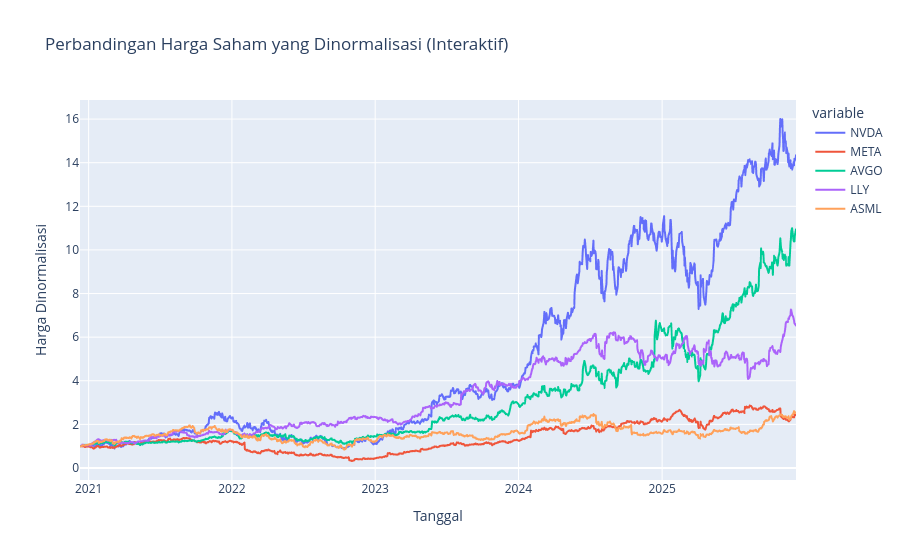

Notebook code for this chart:
### Code cell
import plotly_express as px

fig_normalized_prices = px.line(
    normalized_stock_data,
    x=normalized_stock_data.index,
    y=normalized_stock_data.columns,
    title='Perbandingan Harga Saham yang Dinormalisasi (Interaktif)',
    labels={'index': 'Tanggal', 'value': 'Harga Dinormalisasi'},
    hover_name=normalized_stock_data.columns.name
)

fig_normalized_prices.update_layout(
    xaxis_title='Tanggal',
    yaxis_title='Harga Dinormalisasi'
)

fig_normalized_prices.show()

print("Line plot interaktif untuk harga saham yang dinormalisasi telah ditampilkan.")

### Figure 1 — Plotly figure (JSON) as saved in the notebook; plotly's stock layout.template omitted (floating-point values rounded to 4 significant figures; data arrays with more than 128 entries replaced by an {"elided": "..."} marker saying what was removed)
{"data": [{"hovertemplate": "variable=NVDA<br>Date=%{x}<br>Harga Dinormalisasi=%{y}<extra></extra>", "legendgroup": "NVDA", "line": {"color": "#636efa", "dash": "solid"}, "marker": {"symbol": "circle"}, "mode": "lines", "name": "NVDA", "showlegend": true, "type": "scattergl", "x": {"elided": "1254 str values"}, "xaxis": "x", "y": {"elided": "1254 float values"}, "yaxis": "y"}, {"hovertemplate": "variable=META<br>Date=%{x}<br>Harga Dinormalisasi=%{y}<extra></extra>", "legendgroup": "META", "line": {"color": "#EF553B", "dash": "solid"}, "marker": {"symbol": "circle"}, "mode": "lines", "name": "META", "showlegend": true, "type": "scattergl", "x": {"elided": "1254 str values"}, "xaxis": "x", "y": {"elided": "1254 float values"}, "yaxis": "y"}, {"hovertemplate": "variable=AVGO<br>Date=%{x}<br>Harga Dinormalisasi=%{y}<extra></extra>", "legendgroup": "AVGO", "line": {"color": "#00cc96", "dash": "solid"}, "marker": {"symbol": "circle"}, "mode": "lines", "name": "AVGO", "showlegend": true, "type": "scattergl", "x": {"elided": "1254 str values"}, "xaxis": "x", "y": {"elided": "1254 float values"}, "yaxis": "y"}, {"hovertemplate": "variable=LLY<br>Date=%{x}<br>Harga Dinormalisasi=%{y}<extra></extra>", "legendgroup": "LLY", "line": {"color": "#ab63fa", "dash": "solid"}, "marker": {"symbol": "circle"}, "mode": "lines", "name": "LLY", "showlegend": true, "type": "scattergl", "x": {"elided": "1254 str values"}, "xaxis": "x", "y": {"elided": "1254 float values"}, "yaxis": "y"}, {"hovertemplate": "variable=ASML<br>Date=%{x}<br>Harga Dinormalisasi=%{y}<extra></extra>", "legendgroup": "ASML", "line": {"color": "#FFA15A", "dash": "solid"}, "marker": {"symbol": "circle"}, "mode": "lines", "name": "ASML", "showlegend": true, "type": "scattergl", "x": {"elided": "1254 str values"}, "xaxis": "x", "y": {"elided": "1254 float values"}, "yaxis": "y"}], "layout": {"legend": {"title": {"text": "variable"}, "tracegroupgap": 0}, "title": {"text": "Perbandingan Harga Saham yang Dinormalisasi (Interaktif)"}, "xaxis": {"anchor": "y", "domain": [0, 1], "title": {"text": "Tanggal"}}, "yaxis": {"anchor": "x", "domain": [0, 1], "title": {"text": "Harga Dinormalisasi"}}}}
